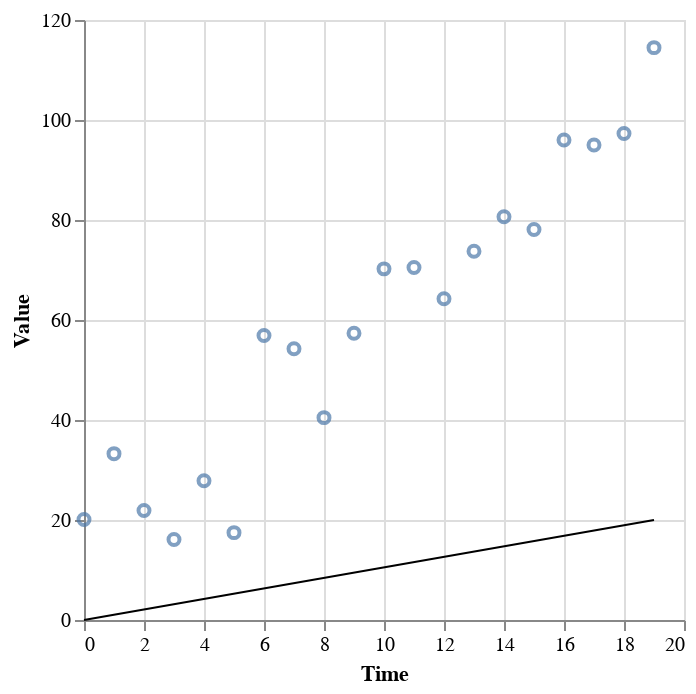

Describe this chart as a Vega-Lite specification.
### Vega specification from a JSON file in a GitHub repository (floating-point values rounded to 4 significant figures)
{"$schema": "https://vega.github.io/schema/vega/v5.json", "background": "white", "padding": 5, "width": 300, "height": 300, "style": "cell", "data": [{"name": "data-a2498d2847a5d31d00705f3ec9096fd9", "values": [{"x": 0, "y": 20.11}, {"x": 1, "y": 33.27}, {"x": 2, "y": 21.89}, {"x": 3, "y": 16.1}, {"x": 4, "y": 27.83}, {"x": 5, "y": 17.47}, {"x": 6, "y": 56.89}, {"x": 7, "y": 54.27}, {"x": 8, "y": 40.47}, {"x": 9, "y": 57.34}, {"x": 10, "y": 70.23}, {"x": 11, "y": 70.49}, {"x": 12, "y": 64.27}, {"x": 13, "y": 73.74}, {"x": 14, "y": 80.64}, {"x": 15, "y": 78.1}, {"x": 16, "y": 96.0}, {"x": 17, "y": 95.01}, {"x": 18, "y": 97.3}, {"x": 19, "y": 114.5}]}, {"name": "empty", "values": [{}]}, {"name": "data_0", "source": "data-a2498d2847a5d31d00705f3ec9096fd9", "transform": [{"type": "filter", "expr": "isValid(datum[\"x\"]) && isFinite(+datum[\"x\"]) && isValid(datum[\"y\"]) && isFinite(+datum[\"y\"])"}]}, {"name": "data_1", "source": "empty", "transform": [{"type": "formula", "expr": "b", "as": "y"}, {"type": "formula", "expr": "20*m+b", "as": "y2"}, {"type": "filter", "expr": "isValid(datum[\"y\"]) && isFinite(+datum[\"y\"])"}]}], "signals": [{"name": "m", "value": 1, "bind": {"input": "range", "max": 15, "min": 0, "name": "Slope: "}}, {"name": "b", "value": 0, "bind": {"input": "range", "max": 115, "min": -10, "name": "Intercept: "}}], "marks": [{"name": "layer_0_marks", "type": "symbol", "style": ["point"], "from": {"data": "data_0"}, "encode": {"update": {"opacity": {"value": 0.7}, "fill": {"value": "transparent"}, "stroke": {"value": "#4c78a8"}, "ariaRoleDescription": {"value": "point"}, "description": {"signal": "\"Time: \" + (format(datum[\"x\"], \"\")) + \"; Value: \" + (format(datum[\"y\"], \"\"))"}, "x": {"scale": "x", "field": "x"}, "y": {"scale": "y", "field": "y"}}}}, {"name": "layer_1_marks", "type": "rule", "style": ["rule"], "from": {"data": "data_1"}, "encode": {"update": {"stroke": {"value": "black"}, "description": {"signal": "\"y: \" + (format(datum[\"y\"], \"\")) + \"; y2: \" + (format(datum[\"y2\"], \"\"))"}, "x": {"scale": "x", "value": 0}, "x2": {"scale": "x", "value": 19}, "y": {"scale": "y", "field": "y"}, "y2": {"scale": "y", "field": "y2"}}}}], "scales": [{"name": "x", "type": "linear", "domain": {"fields": [{"data": "data_0", "field": "x"}, [0], [19]]}, "range": [0, {"signal": "width"}], "nice": true, "zero": true}, {"name": "y", "type": "linear", "domain": [0, 120], "range": [{"signal": "height"}, 0], "nice": true, "zero": true}], "axes": [{"scale": "x", "orient": "bottom", "gridScale": "y", "grid": true, "tickCount": {"signal": "ceil(width/40)"}, "domain": false, "labels": false, "aria": false, "maxExtent": 0, "minExtent": 0, "ticks": false, "zindex": 0}, {"scale": "y", "orient": "left", "gridScale": "x", "grid": true, "tickCount": {"signal": "ceil(height/40)"}, "domain": false, "labels": false, "aria": false, "maxExtent": 0, "minExtent": 0, "ticks": false, "zindex": 0}, {"scale": "x", "orient": "bottom", "grid": false, "title": "Time", "labelFlush": true, "labelOverlap": true, "tickCount": {"signal": "ceil(width/40)"}, "zindex": 0}, {"scale": "y", "orient": "left", "grid": false, "title": "Value", "labelOverlap": true, "tickCount": {"signal": "ceil(height/40)"}, "zindex": 0}]}
